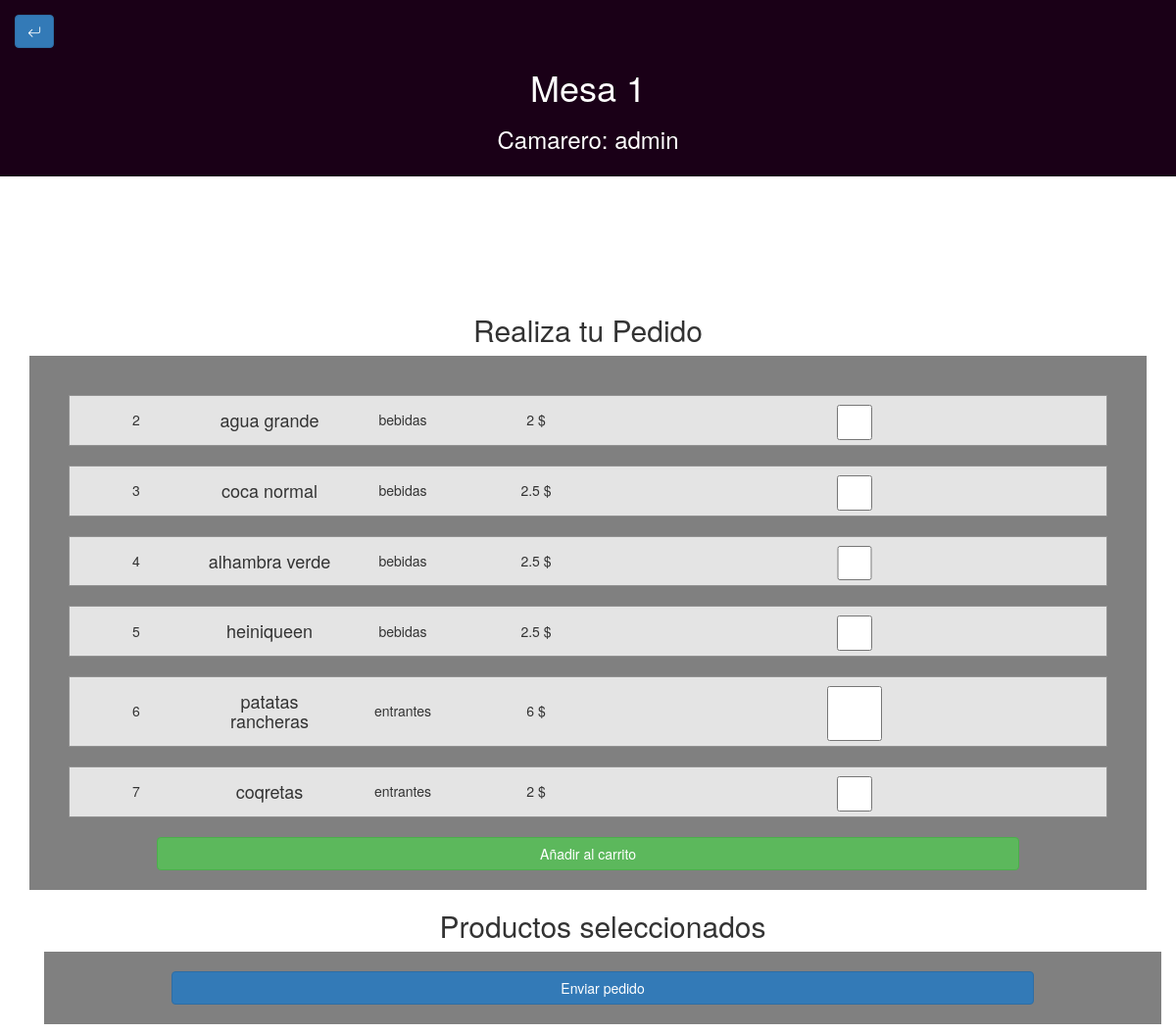
The app's page /camarero/formCrearPedido.php?id=1 (signed in) with its own data.
### tables this page shows
CREATE TABLE `productos` (
  `id` int(11) NOT NULL,
  `nombre` varchar(50) NOT NULL,
  `categoria` varchar(50) NOT NULL,
  `precio` float NOT NULL,
  `stock` int(10) NOT NULL
);

### camarero/formCrearPedido.php (the view, shortened to what this page needs)
<?php
include "../conexion.php";
?>
<!DOCTYPE html>
<html lang="en">
<head>
    <link rel="stylesheet" href="../styles.css">
    <link rel="stylesheet" href="https://maxcdn.bootstrapcdn.com/bootstrap/3.4.1/css/bootstrap.min.css">
    <link rel="stylesheet" href="https://cdn.jsdelivr.net/npm/bootstrap-icons@1.11.3/font/bootstrap-icons.min.css">
</head>
<body>
    <nav>
        <div class="volver">
            <a href="salon.php" class="btn btn-primary"><i class="bi bi-arrow-return-left"></i></a>
        </div>
        <div class="centrar">
            <?php
            $idmesa = $_GET['id'];
            echo "<h1>Mesa $idmesa</h1>";
            $nombre = $_SESSION['nombre'];
            echo "<h3>Camarero: $nombre</h3>";
            ?>
        </div>
    </nav>
    <section>
        <div class="container">
            <h2>Realiza tu Pedido</h2>
            <form action="" method="post" class="listadoProd">
                <?php
                $consulta = "SELECT * FROM productos";
                $resultado = mysqli_query($conn, $consulta);
                while ($fila = mysqli_fetch_array($resultado)) {
                    $id = $fila['id'];
                    $nombre = $fila['nombre'];
                    $categ = $fila['categoria'];
                    $precio = $fila['precio'];
                    echo "<div class='col-12 productosCaja'>";
                    echo "<h5 class='productosItem' name='id' value='$id'>$id</h5>";
                    echo "<h4 class='productosItem' name='nombre'>$nombre</h4>";
                    echo "<h5 class='productosItem' name='categ'>$categ</h5>";
                    echo "<h5 class='productosItem' name='precio'>$precio $</h5>";
                    echo "<input type='checkbox' name='productosSeleccionados[]' value='$id'>";
                    echo "</div>";
                }
                ?>
                <input type="submit" class="btn btn-success" value="Añadir al carrito">
            </form>
            <div class="container">
                <h2>Productos seleccionados</h2>
                <form action="crearPedido.php" method="post" class="listadoProd">
                    <input type="submit" class="btn btn-primary" value="Enviar pedido">
                </form>
            </div>
        </div>
    </section>
</body>
</html>

### styles.css (style rules this page uses)
body { margin: 0 auto; }
nav { background-color: rgb(26, 0, 23); color: white; padding: 15px; }
nav .volver { justify-content: left; }
nav .centrar { text-align: center; }
section { margin-top: 10%; text-align: center; }
form input { margin-bottom: 10px; width: 80%; border: 3px solid white; border-radius: 3px; }
.listadoProd { background-color: grey; padding: 20px; }
.productosCaja { border: 1px solid rgb(145, 145, 145); background-color: rgb(228, 228, 228); padding: 5px; display: flex; margin: 20px; }
.productosItem { width: 20%; align-self: center; margin-right: 10px; }
section { margin-bottom: 10px; }

### records on screen
productos: id "2", nombre "agua grande", categoria "bebidas", precio "2"
productos: id "3", nombre "coca normal", categoria "bebidas", precio "2.5"
productos: id "4", nombre "alhambra verde", categoria "bebidas", precio "2.5"
productos: id "5", nombre "heiniqueen", categoria "bebidas", precio "2.5"
productos: id "6", nombre "patatas rancheras", categoria "entrantes", precio "6"
productos: id "7", nombre "coqretas", categoria "entrantes", precio "2"

### other values on screen
$idmesa "1"
$nombre "admin"
